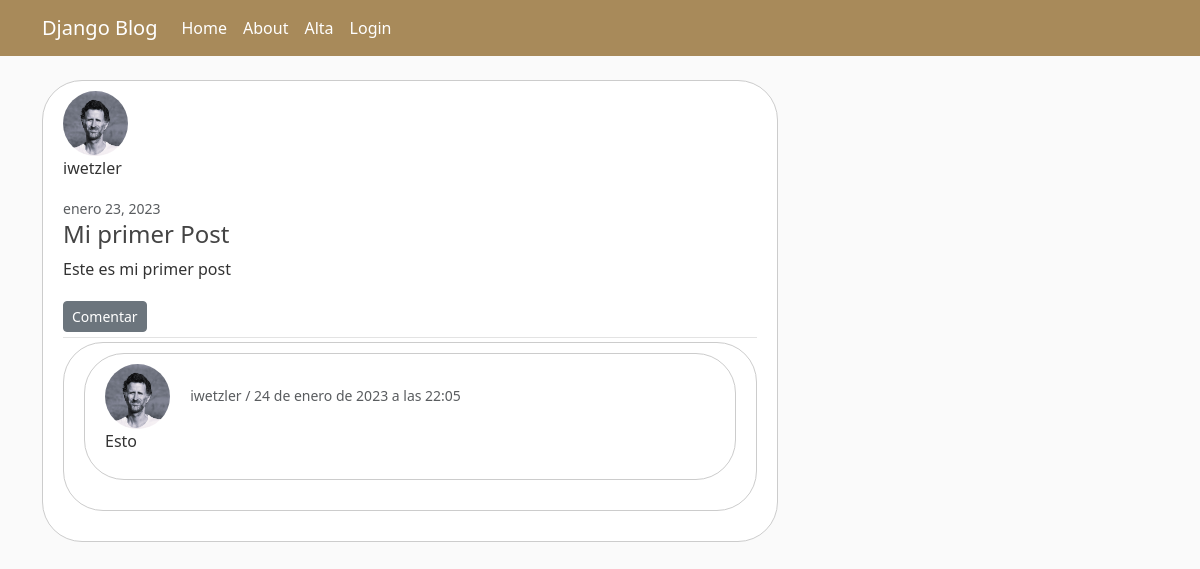
The app's page /post/1/ with its own data.
### blog/models.py (models this page shows, shortened)
class Post(models.Model):
    titulo = models.CharField(max_length= 30)
    contenido = models.TextField()
    fecha = models.DateTimeField(default=timezone.now)
    user = models.ForeignKey(Usuario, on_delete=models.CASCADE)

class Comentario(models.Model):
    user = models.ForeignKey(Usuario, on_delete=models.CASCADE)
    post = models.ForeignKey(Post, on_delete=models.CASCADE)
    contc = models.TextField()
    fechc = models.DateTimeField(default=timezone.now)
    class Meta:
        ordering = ["-fechc"]

### usuarios/models.py (models this page shows, shortened)
class Avatar(models.Model):
    imagen = models.ImageField(default = "/avatars/avatarpordefecto.png", upload_to = "avatars")
    user = models.OneToOneField(User, on_delete= models.CASCADE)

### blog/views.py (the view)
# urls.py: path("post/<int:pk>/", PostDetailView.as_view(), name= "post-detail"),
class PostDetailView(DetailView):
    model = Post
    def get_context_data(self, **kwargs):
        context = super().get_context_data(**kwargs)
        context["comentarios"] = Comentario.objects.filter(post = self.kwargs["pk"])
        return context

### blog/templates/blog/post_detail.html (shortened to what this page needs)
{% extends "blog/padre.html" %}
{% block content %}
  <article class="media content-section">
    <img class="rounded-circle article-img" src="{{ post.user.avatar.imagen.url }}">
    <div class="media-body">
      <div class="article-metadata">
        <p class="mr-2" >{{ object.user }}</p>
        <small class="text-muted">{{ object.fecha|date:"F d, Y" }}</small>
        <h4 class="article-title">{{ object.titulo }}</h4>
        <p class="article-content">{{ object.contenido }}</p>
        <div>
              <a class="btn btn-secondary btn-sm mt-1 mb-1" href="{% url 'post-coment' object.id %}">Comentar</a>
          </div>
      </div>
    </div>
    <div class="media-body">
      <article class="media content-section">
        {% for comentario in comentarios %}
          <article class="media content-section">
            <img class="rounded-circle article-img" src="{{ comentario.user.avatar.imagen.url }}">
            <small class="text-muted">  {{ comentario.user }} / {{ comentario.fechc }}</small>
            <p class="article-content">{{ comentario.contc }}</p>
          </article>
          {% endfor %}
        </div>
    </div>
{% endblock content %}

### blog/static/blog/main.css (style rules this page uses)
body { background: #fafafa; color: #333333; margin-top: 5rem; }
h1, h2, h3, h4, h5, h6 { color: #444444; }
.content-section { background: #ffffff; padding: 10px 20px; border: 1px solid #dddddd; border-radius: 3px; margin-bottom: 20px; border: 1px solid #ccc; border-radius: 40px; }
.article-title { color: #444444; }
.article-content { white-space: pre-line; }
.article-img { height: 65px; width: 65px; margin-right: 16px; }
.article-metadata { padding-bottom: 1px; margin-bottom: 4px; border-bottom: 1px solid #e3e3e3 }

### records on screen
Post: user.avatar.imagen (picture), user "iwetzler", fecha "enero 23, 2023", titulo "Mi primer Post", contenido "Este es mi primer post"
Comentario: user.avatar.imagen (picture), user "iwetzler", fechc "24 de enero de 2023 a las 22:05", contc "Esto"
